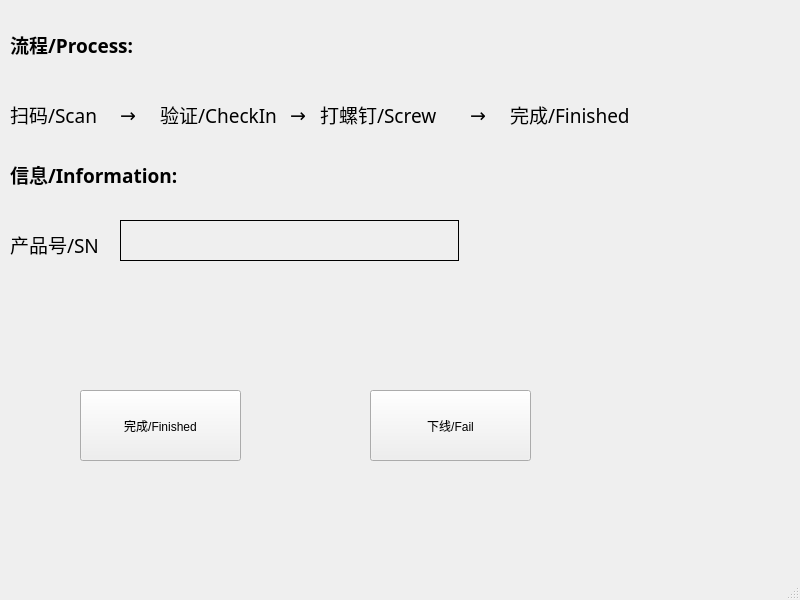
<?xml version="1.0" encoding="UTF-8"?>
<ui version="4.0">
 <class>F521_MES</class>
 <widget class="QMainWindow" name="F521_MES">
  <property name="windowModality">
   <enum>Qt::NonModal</enum>
  </property>
  <property name="geometry">
   <rect>
    <x>0</x>
    <y>0</y>
    <width>800</width>
    <height>600</height>
   </rect>
  </property>
  <property name="minimumSize">
   <size>
    <width>800</width>
    <height>600</height>
   </size>
  </property>
  <property name="maximumSize">
   <size>
    <width>800</width>
    <height>600</height>
   </size>
  </property>
  <property name="windowTitle">
   <string>F521 手动MES程序/ Manual MES Application</string>
  </property>
  <property name="autoFillBackground">
   <bool>false</bool>
  </property>
  <property name="toolButtonStyle">
   <enum>Qt::ToolButtonIconOnly</enum>
  </property>
  <property name="animated">
   <bool>true</bool>
  </property>
  <property name="documentMode">
   <bool>false</bool>
  </property>
  <property name="dockNestingEnabled">
   <bool>false</bool>
  </property>
  <widget class="QWidget" name="centralwidget">
   <widget class="QLabel" name="label_2">
    <property name="geometry">
     <rect>
      <x>10</x>
      <y>220</y>
      <width>199</width>
      <height>49</height>
     </rect>
    </property>
    <property name="font">
     <font>
      <family>微软雅黑</family>
      <pointsize>14</pointsize>
     </font>
    </property>
    <property name="text">
     <string>产品号/SN</string>
    </property>
    <property name="textFormat">
     <enum>Qt::AutoText</enum>
    </property>
   </widget>
   <widget class="QLabel" name="label">
    <property name="geometry">
     <rect>
      <x>120</x>
      <y>220</y>
      <width>339</width>
      <height>41</height>
     </rect>
    </property>
    <property name="font">
     <font>
      <pointsize>16</pointsize>
      <italic>false</italic>
      <underline>false</underline>
      <strikeout>false</strikeout>
     </font>
    </property>
    <property name="mouseTracking">
     <bool>false</bool>
    </property>
    <property name="tabletTracking">
     <bool>false</bool>
    </property>
    <property name="focusPolicy">
     <enum>Qt::NoFocus</enum>
    </property>
    <property name="contextMenuPolicy">
     <enum>Qt::DefaultContextMenu</enum>
    </property>
    <property name="acceptDrops">
     <bool>false</bool>
    </property>
    <property name="autoFillBackground">
     <bool>true</bool>
    </property>
    <property name="frameShape">
     <enum>QFrame::Panel</enum>
    </property>
    <property name="text">
     <string/>
    </property>
   </widget>
   <widget class="QLabel" name="label_3">
    <property name="geometry">
     <rect>
      <x>10</x>
      <y>90</y>
      <width>199</width>
      <height>49</height>
     </rect>
    </property>
    <property name="font">
     <font>
      <family>微软雅黑</family>
      <pointsize>14</pointsize>
     </font>
    </property>
    <property name="text">
     <string>扫码/Scan</string>
    </property>
    <property name="textFormat">
     <enum>Qt::AutoText</enum>
    </property>
   </widget>
   <widget class="QLabel" name="label_4">
    <property name="geometry">
     <rect>
      <x>120</x>
      <y>90</y>
      <width>199</width>
      <height>49</height>
     </rect>
    </property>
    <property name="font">
     <font>
      <family>微软雅黑</family>
      <pointsize>14</pointsize>
     </font>
    </property>
    <property name="text">
     <string>→</string>
    </property>
    <property name="textFormat">
     <enum>Qt::AutoText</enum>
    </property>
   </widget>
   <widget class="QLabel" name="label_6">
    <property name="geometry">
     <rect>
      <x>470</x>
      <y>90</y>
      <width>199</width>
      <height>49</height>
     </rect>
    </property>
    <property name="font">
     <font>
      <family>微软雅黑</family>
      <pointsize>14</pointsize>
     </font>
    </property>
    <property name="text">
     <string>→</string>
    </property>
    <property name="textFormat">
     <enum>Qt::AutoText</enum>
    </property>
   </widget>
   <widget class="QLabel" name="label_7">
    <property name="geometry">
     <rect>
      <x>510</x>
      <y>90</y>
      <width>199</width>
      <height>49</height>
     </rect>
    </property>
    <property name="font">
     <font>
      <family>微软雅黑</family>
      <pointsize>14</pointsize>
     </font>
    </property>
    <property name="text">
     <string>完成/Finished</string>
    </property>
    <property name="textFormat">
     <enum>Qt::AutoText</enum>
    </property>
   </widget>
   <widget class="QLabel" name="label_8">
    <property name="geometry">
     <rect>
      <x>10</x>
      <y>20</y>
      <width>199</width>
      <height>49</height>
     </rect>
    </property>
    <property name="font">
     <font>
      <family>微软雅黑</family>
      <pointsize>14</pointsize>
      <weight>75</weight>
      <bold>true</bold>
     </font>
    </property>
    <property name="text">
     <string>流程/Process:</string>
    </property>
    <property name="textFormat">
     <enum>Qt::AutoText</enum>
    </property>
   </widget>
   <widget class="QLabel" name="label_10">
    <property name="geometry">
     <rect>
      <x>160</x>
      <y>90</y>
      <width>199</width>
      <height>49</height>
     </rect>
    </property>
    <property name="font">
     <font>
      <family>微软雅黑</family>
      <pointsize>14</pointsize>
     </font>
    </property>
    <property name="text">
     <string>验证/CheckIn</string>
    </property>
    <property name="textFormat">
     <enum>Qt::AutoText</enum>
    </property>
   </widget>
   <widget class="QLabel" name="label_11">
    <property name="geometry">
     <rect>
      <x>290</x>
      <y>90</y>
      <width>199</width>
      <height>49</height>
     </rect>
    </property>
    <property name="font">
     <font>
      <family>微软雅黑</family>
      <pointsize>14</pointsize>
     </font>
    </property>
    <property name="text">
     <string>→</string>
    </property>
    <property name="textFormat">
     <enum>Qt::AutoText</enum>
    </property>
   </widget>
   <widget class="QLabel" name="label_12">
    <property name="geometry">
     <rect>
      <x>320</x>
      <y>90</y>
      <width>199</width>
      <height>49</height>
     </rect>
    </property>
    <property name="font">
     <font>
      <family>微软雅黑</family>
      <pointsize>14</pointsize>
     </font>
    </property>
    <property name="text">
     <string>打螺钉/Screw</string>
    </property>
    <property name="textFormat">
     <enum>Qt::AutoText</enum>
    </property>
   </widget>
   <widget class="QLabel" name="label_13">
    <property name="geometry">
     <rect>
      <x>10</x>
      <y>150</y>
      <width>199</width>
      <height>49</height>
     </rect>
    </property>
    <property name="font">
     <font>
      <family>微软雅黑</family>
      <pointsize>14</pointsize>
      <weight>75</weight>
      <bold>true</bold>
     </font>
    </property>
    <property name="text">
     <string>信息/Information:</string>
    </property>
    <property name="textFormat">
     <enum>Qt::AutoText</enum>
    </property>
   </widget>
   <widget class="QPushButton" name="pushButton">
    <property name="geometry">
     <rect>
      <x>80</x>
      <y>390</y>
      <width>161</width>
      <height>71</height>
     </rect>
    </property>
    <property name="text">
     <string>完成/Finished</string>
    </property>
   </widget>
   <widget class="QPushButton" name="pushButton_2">
    <property name="geometry">
     <rect>
      <x>370</x>
      <y>390</y>
      <width>161</width>
      <height>71</height>
     </rect>
    </property>
    <property name="text">
     <string>下线/Fail</string>
    </property>
   </widget>
  </widget>
  <widget class="QStatusBar" name="statusbar"/>
 </widget>
 <resources/>
 <connections/>
</ui>
